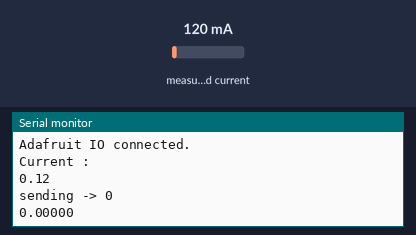
A sketch run on a simulated Arduino Uno, built with avr-gcc and run on an emulated ATmega328P. Parts: the last lines printed to the serial monitor. Inputs (shaded band) come from the test bench; at power-on: measured current 120 mA.

Above: at 2.7 s.
2.8 s: measured current set to 40 mA
At 5.5 s:
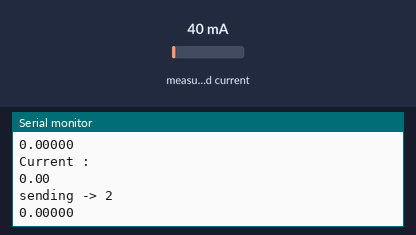
6.8 s: measured current set to 500 mA
At 7.87 s:
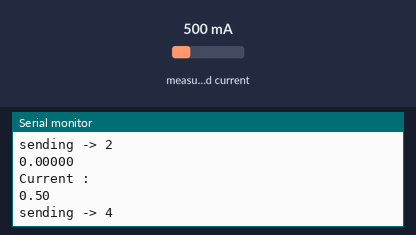
Timing chart, 0 to 9.8 s (numbered marks = the images above; inputs shaded):
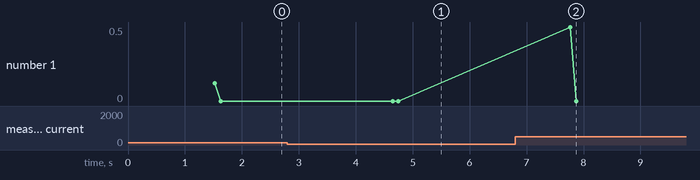

Measured:
- after the input at 2.8 s, the serial monitor: prints a new line after 1.8 s (image 1)
- after the input at 6.8 s, the serial monitor: prints a new line after 0.97 s (image 2)

The sketch:

code.ino
```cpp
#include "ACS712.h"
ACS712 sensor(ACS712_05B, A0);

#include "AdafruitIO_WiFi.h"
#define IO_USERNAME  "lipin"
#define IO_KEY  "aio_JgLQ2486cm9C7cwPlEQRKkpXZ3gE"
#define WIFI_SSID "Lipin's galaxy a12"
#define WIFI_PASS "lipinisgood"

AdafruitIO_WiFi io(IO_USERNAME, IO_KEY, WIFI_SSID, WIFI_PASS);
int power = 0;
int p_threshold = 20;
float tot_power = 0;
float units=0;
// set up the 'analog' feed my feeds name gas

AdafruitIO_Feed *Power = io.feed("power_consumption");
AdafruitIO_Feed *email = io.feed("email");


void setup() {
  Serial.begin(115200);
  while(! Serial);
  Serial.print("Connecting to Adafruit IO");
  io.connect();
  while(io.status() < AIO_CONNECTED) {
    Serial.print(".");
    delay(500);
  }
  Serial.println();
  Serial.println(io.statusText());
  sensor.callibrate();
}

void loop()
{
  float i=sensor.getCurrentAC();
  if(i<0.05)
    i=0;
  Serial.println("Current : ");
  Serial.println(i);
  io.run();
  Serial.print("sending -> ");
  Serial.println(power);
  Power->save(power);//send data
  tot_power=tot_power+(power/3600);
  power=power+2;
  units = units + ((power/3600))/1000;
  if(power==p_threshold){
    email->save(power);
  }
  if(tot_power>5000 && tot_power<5050)
     email->save(tot_power);
  Serial.println(tot_power,5);
  delay(3000);
}
```
